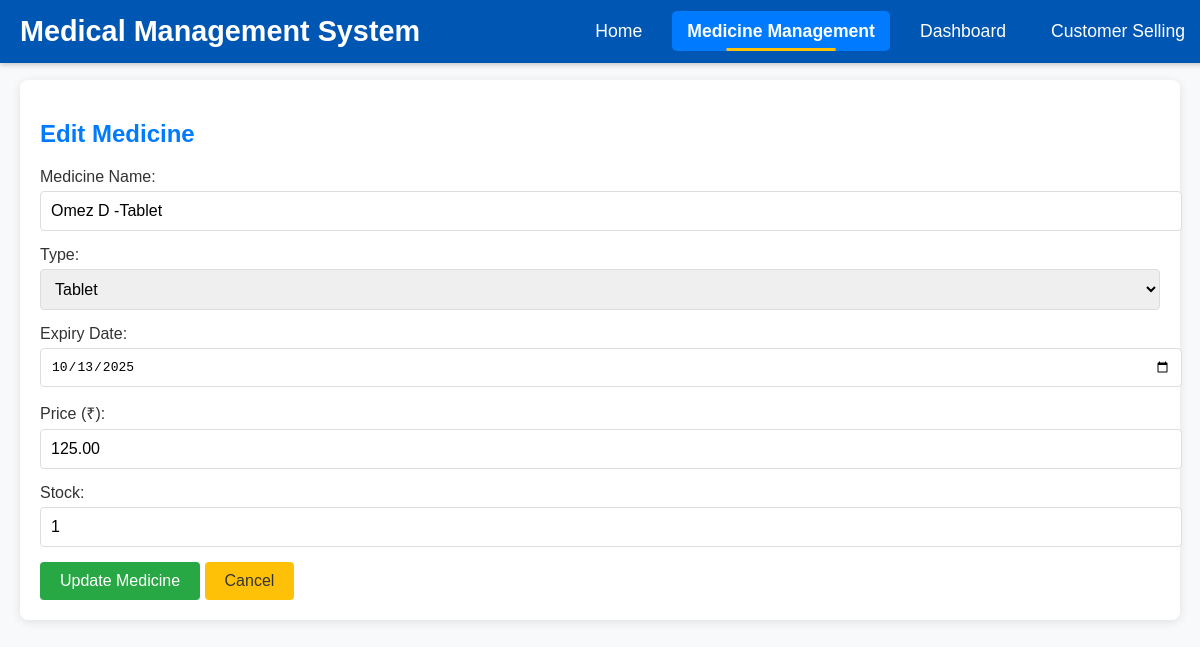
/php/edit_medicine.php?id=4, run on the app's committed database.
### tables this page shows
CREATE TABLE `medicines` (
  `id` int(11) NOT NULL,
  `name` varchar(100) NOT NULL,
  `type` varchar(50) NOT NULL,
  `expiry_date` date NOT NULL,
  `price` decimal(10,2) NOT NULL,
  `stock` int(11) NOT NULL
);

### php/edit_medicine.php (the view, shortened to what this page needs)
<?php
include 'config.php';
$id = $_GET['id'];
$sql = "SELECT * FROM medicines WHERE id = ?";
$stmt = $conn->prepare($sql);
$stmt->bind_param("i", $id);
$stmt->execute();
$result = $stmt->get_result();
$medicine = $result->fetch_assoc();
?>
<!DOCTYPE html>
<html lang="en">
<head>
    <link rel="stylesheet" href="../css/style.css">
</head>
<body>
    <div class="container">
        <nav class="navbar">
            <div class="logo">
                <h2>Medical Management System</h2>
            </div>
            <ul class="nav-links">
                <li><a href="home.php">Home</a></li>
                <li><a href="index.php" class="active">Medicine Management</a></li>
                <li><a href="dashboard.php">Dashboard</a></li>
                <li><a href="customer_selling.php">Customer Selling</a></li>
            </ul>
        </nav>
        <section class="form-section">
            <h2>Edit Medicine</h2>
            <form id="medicineForm" action="add_medicine.php" method="POST">
                <div class="form-group">
                    <label for="name">Medicine Name:</label>
                    <input type="text" id="name" name="name" value="<?php echo $medicine['name']; ?>" required>
                </div>
                <div class="form-group">
                    <label for="type">Type:</label>
                    <select id="type" name="type" required>
                        <option value="Tablet" <?php if ($medicine['type'] == 'Tablet') echo 'selected'; ?>>Tablet</option>
                    </select>
                </div>
                <div class="form-group">
                    <label for="expiry_date">Expiry Date:</label>
                    <input type="date" id="expiry_date" name="expiry_date" value="<?php echo $medicine['expiry_date']; ?>" required>
                </div>
                <div class="form-group">
                    <label for="price">Price (₹):</label>
                    <input type="number" step="0.01" id="price" name="price" value="<?php echo $medicine['price']; ?>" required>
                </div>
                <div class="form-group">
                    <label for="stock">Stock:</label>
                    <input type="number" id="stock" name="stock" value="<?php echo $medicine['stock']; ?>" required>
                </div>
                <button type="submit" id="submitBtn">Update Medicine</button>
                <a href="../index.php" class="action-btn" style="background-color: #FFC107; padding: 10px 20px; text-decoration: none; color: #333;">Cancel</a>
            </form>
        </section>
    </div>
</body>
</html>

### css/style.css (style rules this page uses)
body { font-family: Arial, sans-serif; background-color: #F8F9FA; color: #333; margin: 0; padding: 20px; padding-top: 80px; }
.container { max-width: 1200px; margin: 0 auto; }
h1, h2, h3, h4 { color: #007BFF; }
.navbar { position: fixed; top: 0; left: 0; width: 100%; background-color: #0056b3; padding: 15px 20px; display: flex; justify-content: space-between; align-items: center; box-shadow: 0 2px 5px rgba(0, 0, 0, 0.2); z-index: 1000; }
.navbar .logo h2 { color: #fff; font-size: 1.8em; font-weight: bold; margin: 0; }
.nav-links { list-style: none; display: flex; margin: 0; padding: 0; margin-right: 20px; }
.nav-links li { margin-left: 15px; }
.nav-links a { color: #fff; text-decoration: none; font-size: 1.1em; padding: 10px 15px; border-radius: 5px; transition: background-color 0.3s, transform 0.2s; }
.nav-links a.active { background-color: #007BFF; font-weight: bold; position: relative; }
.nav-links a.active::after { content: ''; position: absolute; bottom: 0; left: 50%; transform: translateX(-50%); width: 50%; height: 3px; background-color: #FFC107; }
.form-section { padding: 20px; background: #fff; border-radius: 8px; box-shadow: 0 2px 10px rgba(0, 0, 0, 0.1); margin-bottom: 20px; }
.form-group { margin-bottom: 15px; }
.form-group label { display: block; margin-bottom: 5px; color: #333; }
.form-group input, .form-group select { width: 100%; padding: 10px; border: 1px solid #ddd; border-radius: 4px; font-size: 1em; }
button { background-color: #28A745; color: #fff; padding: 10px 20px; border: none; border-radius: 4px; cursor: pointer; font-size: 1em; }
.action-btn { padding: 5px 10px; border: none; border-radius: 4px; cursor: pointer; text-decoration: none; display: inline-block; }

### data on the page
medicines: name "Omez D -Tablet", type "Tablet", expiry_date "10/13/2025", price "125.00", stock "1"
